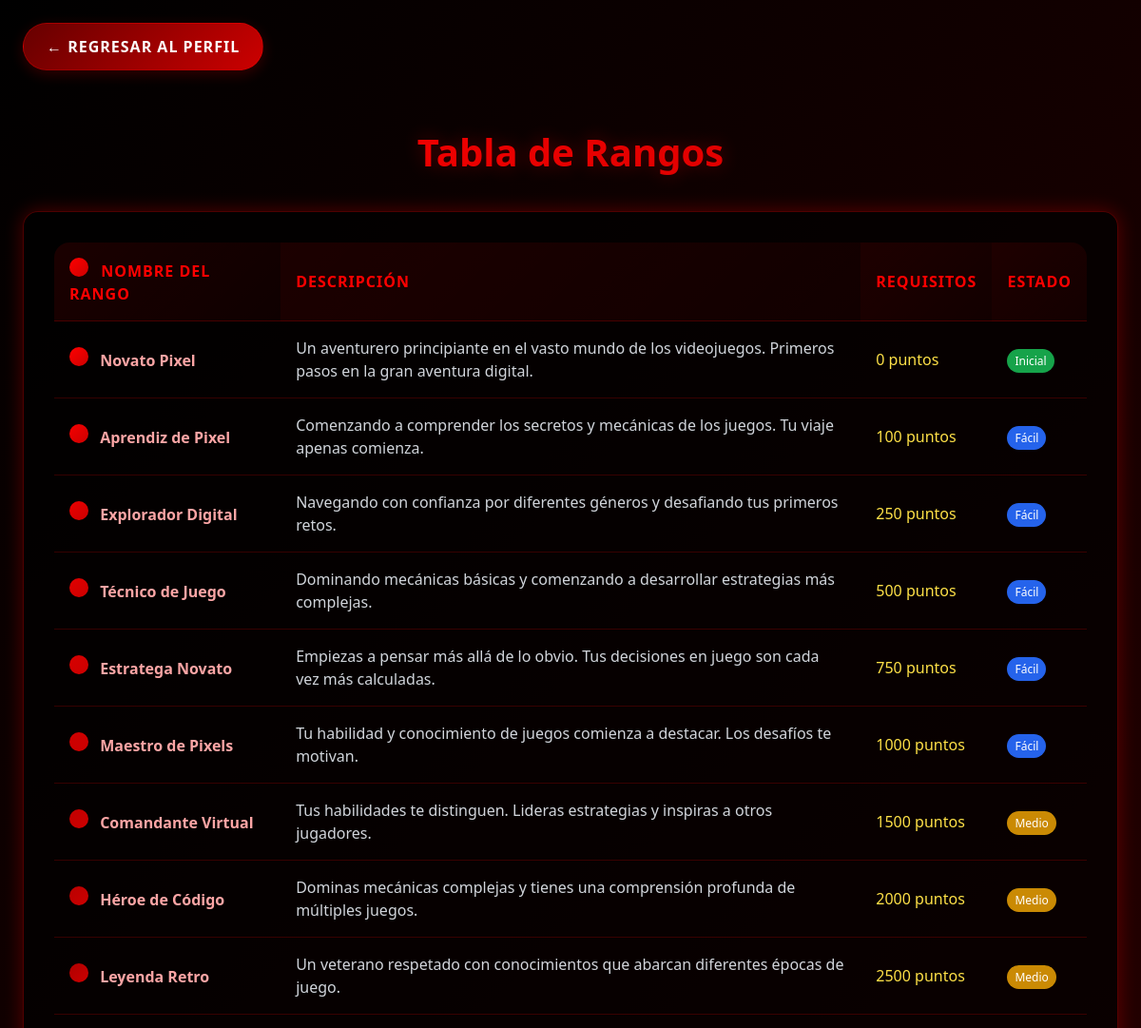
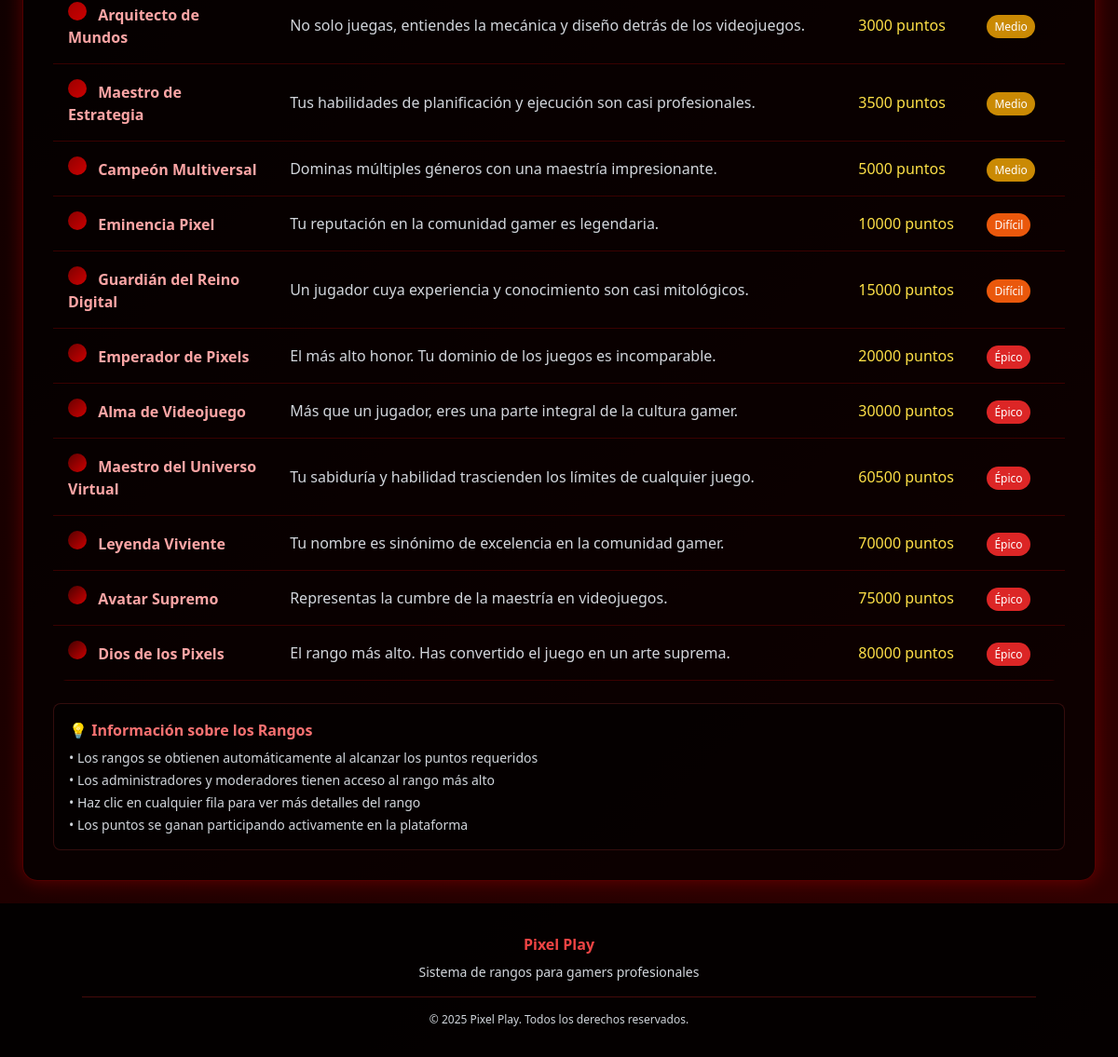
The page /controlador/tabla_rango.php (signed in) on the database its author committed (2 pictures, top to bottom).
### tables this page shows
CREATE TABLE `rangos` (
  `id` int(11) NOT NULL,
  `nombre` varchar(50) NOT NULL,
  `descripcion` text DEFAULT NULL,
  `requisitos` text DEFAULT NULL,
  `created_at` timestamp NOT NULL DEFAULT current_timestamp()
);

### controlador/tabla_rango.php (the view, shortened to what this page needs)
<?php
require_once 'conexion.php';
$conexion = $conexion;
$rangos_query = $conexion->query("SELECT * FROM rangos ORDER BY id ASC");
$rangos = [];
while ($rango = $rangos_query->fetch_assoc()) {
    $rangos[] = $rango;
}
?>
<!DOCTYPE html>
<html lang="es">
<head>
    <link rel="stylesheet" href="../vista/css/rangota.css">
    <script src="https://cdn.tailwindcss.com"></script>
</head>
<body class="min-h-screen flex flex-col text-white">
    <div class="flex-grow flex items-center justify-center p-6">
        <div class="w-full max-w-6xl">
            <div class="mb-6">
                <a href="perfil.php" class="back-button">
                    ← Regresar al Perfil
                </a>
            </div>
            <h1 class="page-title">Tabla de Rangos</h1>
            <div class="rangos-table">
                <div class="table-container">
                    <table class="w-full">
                        <thead>
                            <tr>
                                <th>
                                    <span class="rango-icon"></span>
                                    Nombre del Rango
                                </th>
                                <th>Descripción</th>
                                <th>Requisitos</th>
                                <th>Estado</th>
                            </tr>
                        </thead>
                        <tbody>
                            <?php foreach ($rangos as $index => $rango): ?>
                                <tr onclick="mostrarDetallesRango('<?php echo htmlspecialchars($rango['nombre']); ?>', '<?php echo htmlspecialchars($rango['descripcion']); ?>', '<?php echo htmlspecialchars($rango['requisitos']); ?>');"
                                    class="hover:bg-red-900/20 transition-all duration-300">
                                    <td class="font-semibold text-red-300">
                                        <span class="rango-icon" style="background: linear-gradient(135deg, <?php echo '#' . dechex(255 - $index * 10) . '0000'; ?>, #cc0000);"></span>
                                        <?php echo htmlspecialchars($rango['nombre']); ?>
                                    </td>
                                    <td class="text-gray-300">
                                        <?php echo htmlspecialchars($rango['descripcion']); ?>
                                    </td>
                                    <td class="text-yellow-300 font-medium">
                                        <?php echo htmlspecialchars($rango['requisitos']); ?>
                                    </td>
                                    <td>
                                        <?php
                                        $requisitos_num = (int)str_replace(' puntos', '', $rango['requisitos']);
                                        if ($requisitos_num <= 0) {
                                            echo '<span class="bg-green-600 text-white px-2 py-1 rounded-full text-xs">Inicial</span>';
                                        } elseif ($requisitos_num <= 1000) {
                                            echo '<span class="bg-blue-600 text-white px-2 py-1 rounded-full text-xs">Fácil</span>';
                                        } elseif ($requisitos_num <= 5000) {
                                            echo '<span class="bg-yellow-600 text-white px-2 py-1 rounded-full text-xs">Medio</span>';
                                        } elseif ($requisitos_num <= 15000) {
                                            echo '<span class="bg-orange-600 text-white px-2 py-1 rounded-full text-xs">Difícil</span>';
                                        } else {
                                            echo '<span class="bg-red-600 text-white px-2 py-1 rounded-full text-xs">Épico</span>';
                                        }
                                        ?>
                                    </td>
                                </tr>
                            <?php endforeach; ?>
                        </tbody>
                    </table>
                </div>
                <div class="mt-6 p-4 bg-black/50 rounded-lg border border-red-500/20">
                    <h3 class="text-red-400 font-bold mb-2">💡 Información sobre los Rangos</h3>
                    <ul class="text-gray-300 space-y-1 text-sm">
                        <li>• Los rangos se obtienen automáticamente al alcanzar los puntos requeridos</li>
                        <li>• Los administradores y moderadores tienen acceso al rango más alto</li>
                        <li>• Haz clic en cualquier fila para ver más detalles del rango</li>
                        <li>• Los puntos se ganan participando activamente en la plataforma</li>
                    </ul>
                </div>
            </div>
        </div>
    </div>
    <footer class="bg-black/90 text-gray-300 py-8 px-6 mt-auto">
        <div class="container mx-auto text-center">
            <div class="mb-4">
                <h4 class="text-red-500 font-bold mb-2">Pixel Play</h4>
                <p class="text-sm">Sistema de rangos para gamers profesionales</p>
            </div>
            <div class="border-t border-red-600/30 pt-4">
                <p class="text-xs">&copy; 2025 Pixel Play. Todos los derechos reservados.</p>
            </div>
        </div>
    </footer>
</body>
</html>

### vista/css/rangota.css (style rules this page uses)
body { background: linear-gradient(135deg, #000000, #1a0000, #330000); background-attachment: fixed; }
.rangos-table { background-color: rgba(0, 0, 0, 0.7); border: 1px solid rgba(255, 0, 0, 0.3); border-radius: 1rem; padding: 2rem; box-shadow: 0 0 20px rgba(255, 0, 0, 0.3); }
.rangos-table th, .rangos-table td { padding: 1rem; text-align: left; border-bottom: 1px solid rgba(255, 0, 0, 0.2); }
.rangos-table th { color: #ff0000; font-weight: bold; text-transform: uppercase; letter-spacing: 1px; background: linear-gradient(135deg, rgba(255, 0, 0, 0.1), rgba(255, 0, 0, 0.05)); }
.rangos-table tbody tr { transition: all 0.3s ease; }
.back-button { background: linear-gradient(135deg, #660000, #cc0000); border: 1px solid rgba(255, 0, 0, 0.3); color: white; padding: 12px 24px; border-radius: 50px; text-decoration: none; display: inline-block; transition: all 0.3s ease; font-weight: 600; text-transform: uppercase; letter-spacing: 1px; box-shadow: 0 4px 15px rgba(255, 0, 0, 0.2); margin-bottom: 2rem; }
.rango-icon { display: inline-block; width: 20px; height: 20px; margin-right: 8px; border-radius: 50%; background: linear-gradient(135deg, #ff0000, #cc0000); }
.table-container { overflow-x: auto; border-radius: 1rem; }
.page-title { background: linear-gradient(135deg, #ff0000, #cc0000); -webkit-background-clip: text; -webkit-text-fill-color: transparent; background-clip: text; text-align: center; font-size: 2.5rem; font-weight: bold; margin-bottom: 2rem; text-shadow: 0 0 20px rgba(255, 0, 0, 0.3); }

### rows shown on the page
rangos: nombre "Novato Pixel", descripcion "Un aventurero principiante en el vasto mundo de los videojuegos. Primeros pasos en la gran aventura digital.", requisitos "0 puntos", shows "Inicial"
rangos: nombre "Aprendiz de Pixel", descripcion "Comenzando a comprender los secretos y mecánicas de los juegos. Tu viaje apenas comienza.", requisitos "100 puntos", shows "Fácil"
rangos: nombre "Explorador Digital", descripcion "Navegando con confianza por diferentes géneros y desafiando tus primeros retos.", requisitos "250 puntos", shows "Fácil"
rangos: nombre "Técnico de Juego", descripcion "Dominando mecánicas básicas y comenzando a desarrollar estrategias más complejas.", requisitos "500 puntos", shows "Fácil"
rangos: nombre "Estratega Novato", descripcion "Empiezas a pensar más allá de lo obvio. Tus decisiones en juego son cada vez más calculadas.", requisitos "750 puntos", shows "Fácil"
rangos: nombre "Maestro de Pixels", descripcion "Tu habilidad y conocimiento de juegos comienza a destacar. Los desafíos te motivan.", requisitos "1000 puntos", shows "Fácil"
rangos: nombre "Comandante Virtual", descripcion "Tus habilidades te distinguen. Lideras estrategias y inspiras a otros jugadores.", requisitos "1500 puntos", shows "Medio"
rangos: nombre "Héroe de Código", descripcion "Dominas mecánicas complejas y tienes una comprensión profunda de múltiples juegos.", requisitos "2000 puntos", shows "Medio"
rangos: nombre "Leyenda Retro", descripcion "Un veterano respetado con conocimientos que abarcan diferentes épocas de juego.", requisitos "2500 puntos", shows "Medio"
rangos: nombre "Arquitecto de Mundos", descripcion "No solo juegas, entiendes la mecánica y diseño detrás de los videojuegos.", requisitos "3000 puntos", shows "Medio"
rangos: nombre "Maestro de Estrategia", descripcion "Tus habilidades de planificación y ejecución son casi profesionales.", requisitos "3500 puntos", shows "Medio"
rangos: nombre "Campeón Multiversal", descripcion "Dominas múltiples géneros con una maestría impresionante.", requisitos "5000 puntos", shows "Medio"
rangos: nombre "Eminencia Pixel", descripcion "Tu reputación en la comunidad gamer es legendaria.", requisitos "10000 puntos", shows "Difícil"
rangos: nombre "Guardián del Reino Digital", descripcion "Un jugador cuya experiencia y conocimiento son casi mitológicos.", requisitos "15000 puntos", shows "Difícil"
rangos: nombre "Emperador de Pixels", descripcion "El más alto honor. Tu dominio de los juegos es incomparable.", requisitos "20000 puntos", shows "Épico"
rangos: nombre "Alma de Videojuego", descripcion "Más que un jugador, eres una parte integral de la cultura gamer.", requisitos "30000 puntos", shows "Épico"
rangos: nombre "Maestro del Universo Virtual", descripcion "Tu sabiduría y habilidad trascienden los límites de cualquier juego.", requisitos "60500 puntos", shows "Épico"
rangos: nombre "Leyenda Viviente", descripcion "Tu nombre es sinónimo de excelencia en la comunidad gamer.", requisitos "70000 puntos", shows "Épico"
rangos: nombre "Avatar Supremo", descripcion "Representas la cumbre de la maestría en videojuegos.", requisitos "75000 puntos", shows "Épico"
rangos: nombre "Dios de los Pixels", descripcion "El rango más alto. Has convertido el juego en un arte suprema.", requisitos "80000 puntos", shows "Épico"
